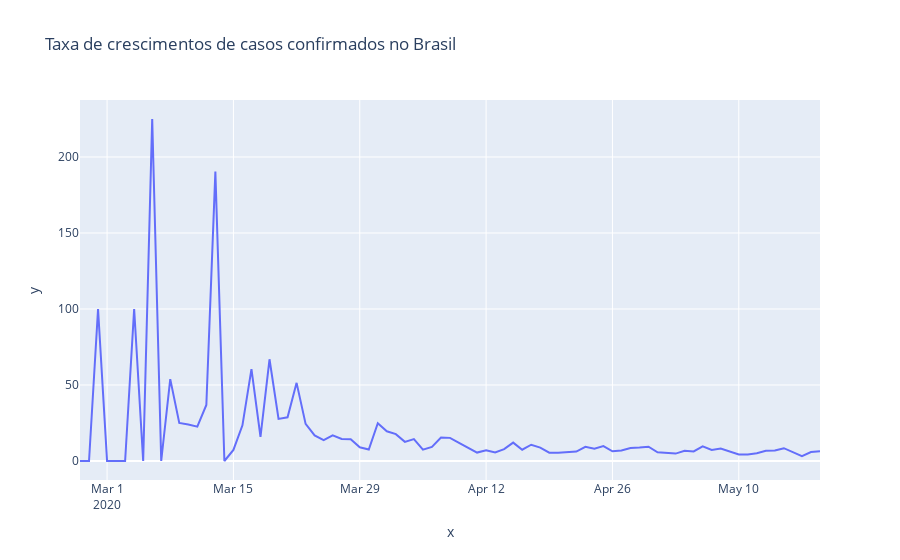

This figure's notebook cell:
### Code cell
#plotando a data
primeiro_dia =brasil.observationdate.loc[brasil.confirmed > 0].min()

px.line(x = pd.date_range(primeiro_dia, brasil.observationdate.max())[1:],
       y = tx_dia, title = "Taxa de crescimentos de casos confirmados no Brasil")
